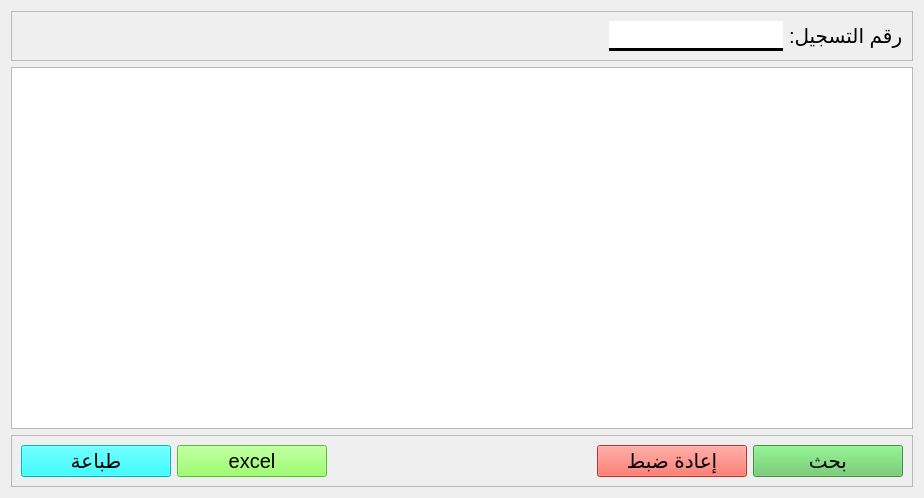
<?xml version="1.0" encoding="UTF-8"?>
<ui version="4.0">
 <class>student_history</class>
 <widget class="QWidget" name="student_history">
  <property name="geometry">
   <rect>
    <x>0</x>
    <y>0</y>
    <width>924</width>
    <height>498</height>
   </rect>
  </property>
  <property name="windowTitle">
   <string>Form</string>
  </property>
  <layout class="QVBoxLayout" name="verticalLayout">
   <item>
    <widget class="QFrame" name="frame">
     <property name="frameShape">
      <enum>QFrame::Shape::StyledPanel</enum>
     </property>
     <property name="frameShadow">
      <enum>QFrame::Shadow::Raised</enum>
     </property>
     <layout class="QHBoxLayout" name="horizontalLayout">
      <item>
       <spacer name="horizontalSpacer">
        <property name="orientation">
         <enum>Qt::Orientation::Horizontal</enum>
        </property>
        <property name="sizeHint" stdset="0">
         <size>
          <width>40</width>
          <height>20</height>
         </size>
        </property>
       </spacer>
      </item>
      <item>
       <widget class="QLineEdit" name="num_ins_search">
        <property name="sizePolicy">
         <sizepolicy hsizetype="Fixed" vsizetype="Fixed">
          <horstretch>0</horstretch>
          <verstretch>0</verstretch>
         </sizepolicy>
        </property>
        <property name="minimumSize">
         <size>
          <width>100</width>
          <height>30</height>
         </size>
        </property>
        <property name="font">
         <font>
          <pointsize>15</pointsize>
         </font>
        </property>
        <property name="styleSheet">
         <string notr="true">border: 3px solid black;
border-left: none;
border-right: none;
border-top: none 
</string>
        </property>
       </widget>
      </item>
      <item>
       <widget class="QLabel" name="label_11">
        <property name="font">
         <font>
          <pointsize>15</pointsize>
         </font>
        </property>
        <property name="text">
         <string>رقم التسجيل:</string>
        </property>
        <property name="alignment">
         <set>Qt::AlignmentFlag::AlignRight|Qt::AlignmentFlag::AlignTrailing|Qt::AlignmentFlag::AlignVCenter</set>
        </property>
       </widget>
      </item>
     </layout>
    </widget>
   </item>
   <item>
    <widget class="QTableView" name="student_tab">
     <property name="font">
      <font>
       <pointsize>15</pointsize>
      </font>
     </property>
     <property name="layoutDirection">
      <enum>Qt::LayoutDirection::RightToLeft</enum>
     </property>
     <property name="alternatingRowColors">
      <bool>true</bool>
     </property>
     <property name="selectionMode">
      <enum>QAbstractItemView::SelectionMode::SingleSelection</enum>
     </property>
     <property name="selectionBehavior">
      <enum>QAbstractItemView::SelectionBehavior::SelectRows</enum>
     </property>
     <property name="verticalScrollMode">
      <enum>QAbstractItemView::ScrollMode::ScrollPerPixel</enum>
     </property>
     <property name="horizontalScrollMode">
      <enum>QAbstractItemView::ScrollMode::ScrollPerPixel</enum>
     </property>
     <property name="showGrid">
      <bool>false</bool>
     </property>
    </widget>
   </item>
   <item>
    <widget class="QFrame" name="frame_7">
     <property name="frameShape">
      <enum>QFrame::Shape::StyledPanel</enum>
     </property>
     <property name="frameShadow">
      <enum>QFrame::Shadow::Raised</enum>
     </property>
     <layout class="QHBoxLayout" name="horizontalLayout_5">
      <item>
       <widget class="QPushButton" name="printing_btn">
        <property name="minimumSize">
         <size>
          <width>150</width>
          <height>30</height>
         </size>
        </property>
        <property name="font">
         <font>
          <pointsize>15</pointsize>
         </font>
        </property>
        <property name="styleSheet">
         <string notr="true">background-color: rgb(0, 255, 255);</string>
        </property>
        <property name="text">
         <string>طباعة</string>
        </property>
        <property name="shortcut">
         <string>Ctrl+P</string>
        </property>
       </widget>
      </item>
      <item>
       <widget class="QPushButton" name="export_btn">
        <property name="minimumSize">
         <size>
          <width>150</width>
          <height>30</height>
         </size>
        </property>
        <property name="font">
         <font>
          <pointsize>15</pointsize>
         </font>
        </property>
        <property name="styleSheet">
         <string notr="true">background-color: rgb(127, 255, 67);</string>
        </property>
        <property name="text">
         <string>excel</string>
        </property>
        <property name="shortcut">
         <string>Ctrl+E</string>
        </property>
       </widget>
      </item>
      <item>
       <spacer name="horizontalSpacer_5">
        <property name="orientation">
         <enum>Qt::Orientation::Horizontal</enum>
        </property>
        <property name="sizeHint" stdset="0">
         <size>
          <width>40</width>
          <height>20</height>
         </size>
        </property>
       </spacer>
      </item>
      <item>
       <widget class="QPushButton" name="reset_btn">
        <property name="minimumSize">
         <size>
          <width>150</width>
          <height>30</height>
         </size>
        </property>
        <property name="font">
         <font>
          <pointsize>15</pointsize>
         </font>
        </property>
        <property name="styleSheet">
         <string notr="true">background-color: rgb(252, 73, 60);</string>
        </property>
        <property name="text">
         <string>إعادة ضبط</string>
        </property>
        <property name="shortcut">
         <string>Esc</string>
        </property>
       </widget>
      </item>
      <item>
       <widget class="QPushButton" name="search_btn">
        <property name="minimumSize">
         <size>
          <width>150</width>
          <height>30</height>
         </size>
        </property>
        <property name="font">
         <font>
          <pointsize>15</pointsize>
         </font>
        </property>
        <property name="styleSheet">
         <string notr="true">background-color: rgb(94, 197, 93);</string>
        </property>
        <property name="text">
         <string>بحث</string>
        </property>
        <property name="shortcut">
         <string>Return</string>
        </property>
       </widget>
      </item>
     </layout>
    </widget>
   </item>
  </layout>
 </widget>
 <resources/>
 <connections/>
</ui>
